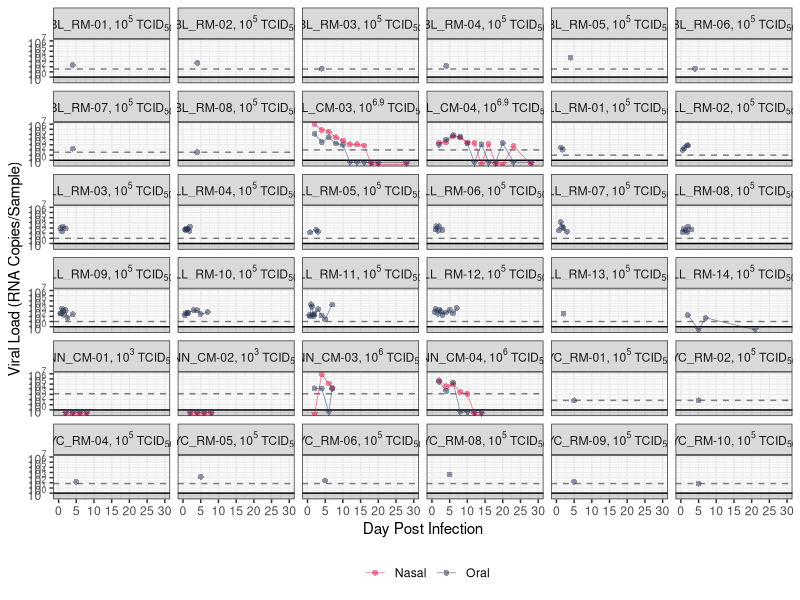

Recreate this plot in R. (Note: this script raises an error after producing the figure.)
rm(list = ls())

## Install and load necessary packages -----------------------------------------

req_pkgs <- c("dplyr", "ggplot2", "scales")
new_pkgs <- req_pkgs[!(req_pkgs %in% installed.packages()[, "Package"])]
if (length(new_pkgs)) {
  install.packages(new_pkgs, dependences = TRUE)
}
invisible(lapply(req_pkgs, library, character.only = TRUE))

## Load data -------------------------------------------------------------------

data <- read.csv("data/clean-data.csv")
data$individual <- as.factor(data$individual)
data$animal_species <- as.factor(data$animal_species)
data$study_name <- as.factor(data$study_name)
data$viral_isolate <- as.factor(data$viral_isolate)
data$data_type <- as.factor(data$data_type)

## Fig S2: individual observed trajectories ------------------------------------

theme_set(theme_bw())

# plot settings
oral_color <- "#222E50"
nasal_color <- "#EC0B43"

# prepare data for plotting
indiv_data <- data %>%
  filter(log10_viral_load != 100) %>%
  mutate(dose = case_when(study_name == "JL" ~ "10^6.9 ~ TCID[50]",
                          study_name == "YC" ~ "10^5 ~ TCID[50]",
                          study_name == "BL" ~ "10^5 ~ TCID[50]",
                          study_name == "LL16" ~ "10^5 ~ TCID[50]",
                          study_name == "LL19" ~ "10^5 ~ TCID[50]",
                          study_name == "NN" & TCID_dose == 1e+3 ~ "10^3 ~ TCID[50]",
                          study_name == "NN" & TCID_dose == 1e+6 ~ "10^6 ~ TCID[50]")) %>%
  mutate(data_type = case_when(data_type == "pharyngeal swab" ~ "oral",
                               data_type == "nasal swab" ~ "nasal",
                               data_type == "oropharyngeal swab" ~ "oral",
                               data_type == "oral swab" ~ "oral",
                               data_type == "throat swab" ~ "oral")) %>%
  mutate(below_LOD = case_when(log10_viral_load == -100 ~ 1,
                               TRUE ~ 0)) %>%
  select(individual, day_post_infection, data_type, log10_viral_load,
         log10_LOD, dose, below_LOD, study_name) %>%
  mutate(facet = paste("'", individual, ",'", " ~ ", dose, sep = ""))

# manually set points below LOD
indiv_data <- indiv_data %>%
  mutate(log10_viral_load = case_when(study_name == "JL" & data_type == "oral" & below_LOD == 1 ~ -0.4,
                                      study_name == "JL" & data_type == "nasal" & below_LOD == 1 ~ -0.8,
                                      study_name == "NN" & data_type == "oral" & below_LOD == 1 ~ -0.4,
                                      study_name == "NN" & data_type == "nasal" & below_LOD == 1 ~ -0.8,
                                      individual == "LL_RM-14" & below_LOD == 1 ~ -0.6,
                                      TRUE ~ log10_viral_load))

# set up plot
# add shading, zero line, LOD lines
p <- ggplot() +
  geom_ribbon(data = data.frame(x = seq(-5, 40, 1), y = 1, lower = 1e-2, upper = 1e+0),
              aes(ymin = lower, ymax = upper, x = x, y = y),
              alpha = 0.2) +
  geom_hline(yintercept = 1e+0) +
  geom_hline(data = indiv_data,
             aes(yintercept = 10^log10_LOD),
             linetype = "dashed",
             alpha = 0.5)

# add individual data
p <- p +
  geom_line(data = indiv_data,
            aes(x = day_post_infection, y = 10^log10_viral_load,
                group = data_type, color = data_type),
            alpha = 0.5,
            linewidth = 0.3) +
  geom_point(data = indiv_data,
             aes(x = day_post_infection, y = 10^log10_viral_load,
                 fill = data_type, shape = as.factor(below_LOD)),
             alpha = 0.5,
             size = 2,
             stroke = 0)

# final plot settings
p <- p +
  facet_wrap(~ facet, labeller = label_parsed) +
  scale_x_continuous(breaks = seq(0, 40, 5)) +
  scale_y_continuous(trans = "log10",
                     breaks = c(1e+0, 1e+1, 1e+2, 1e+3, 1e+4, 1e+5, 1e+6, 1e+7),
                     labels = trans_format("log10", math_format(10^.x))) +
  coord_cartesian(xlim = c(0, 30), ylim = c(10^-0.8, 10^7)) +
  xlab("Day Post Infection") +
  ylab("Viral Load (RNA Copies/Sample)") +
  theme(legend.position = "bottom") +
  scale_shape_manual(values = c(21, 25),
                     guide = "none") +
  scale_color_manual(values = c("oral" = oral_color,
                                "nasal" = nasal_color),
                     name = element_blank(),
                     labels = c("oral" = "Oral",
                                "nasal" = "Nasal")) +
  scale_fill_manual(values = c("oral" = oral_color,
                               "nasal" = nasal_color),
                    name = element_blank(),
                    labels = c("oral" = "Oral",
                               "nasal" = "Nasal")) +
  guides(fill = guide_legend(override.aes = list(shape=21)))

plot(p)

## Save plot -------------------------------------------------------------------

ggsave('outputs/figures/S2 Fig.tiff', p, width = 10, height = 10.5)
